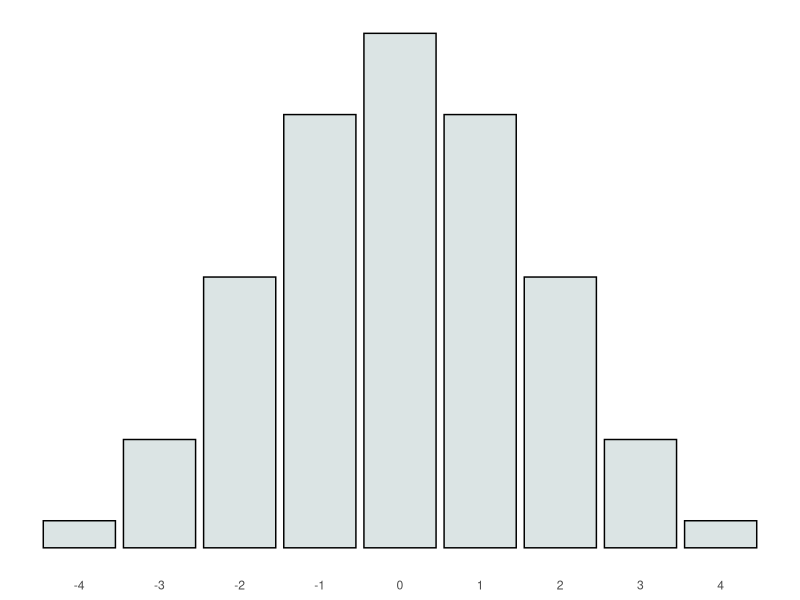
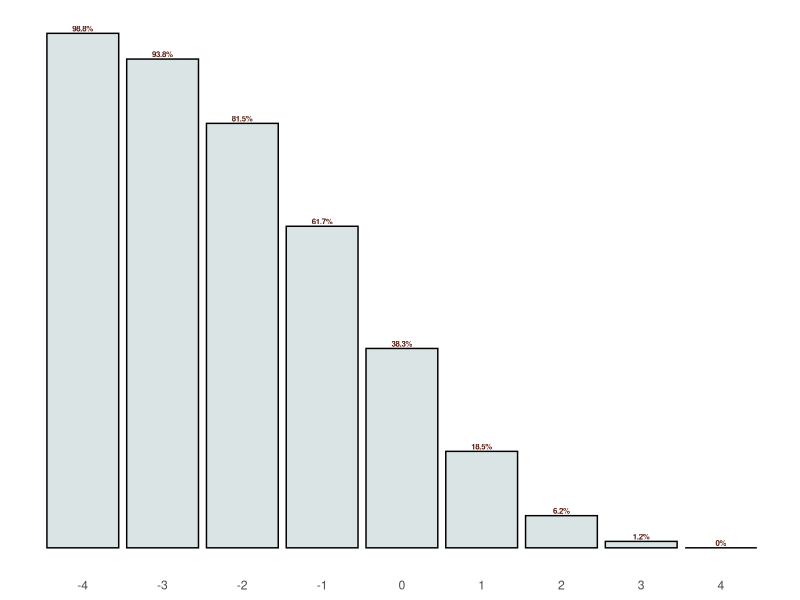
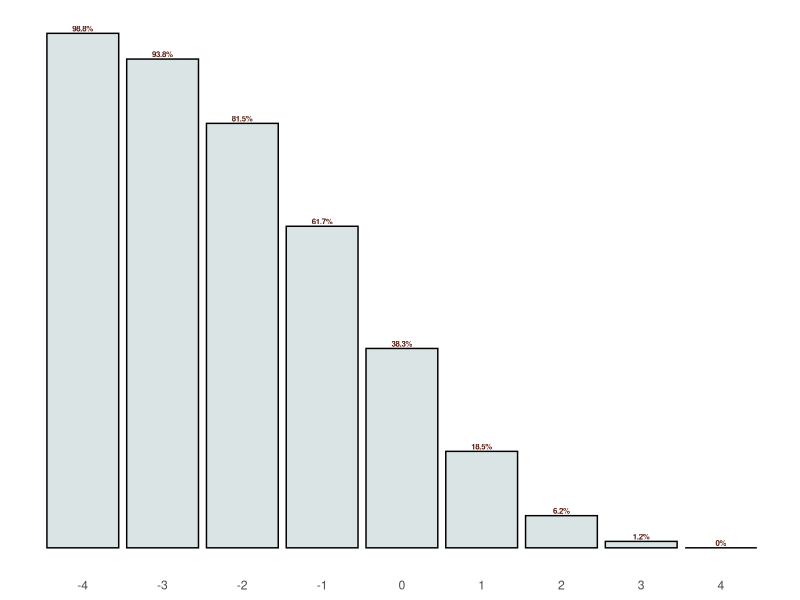
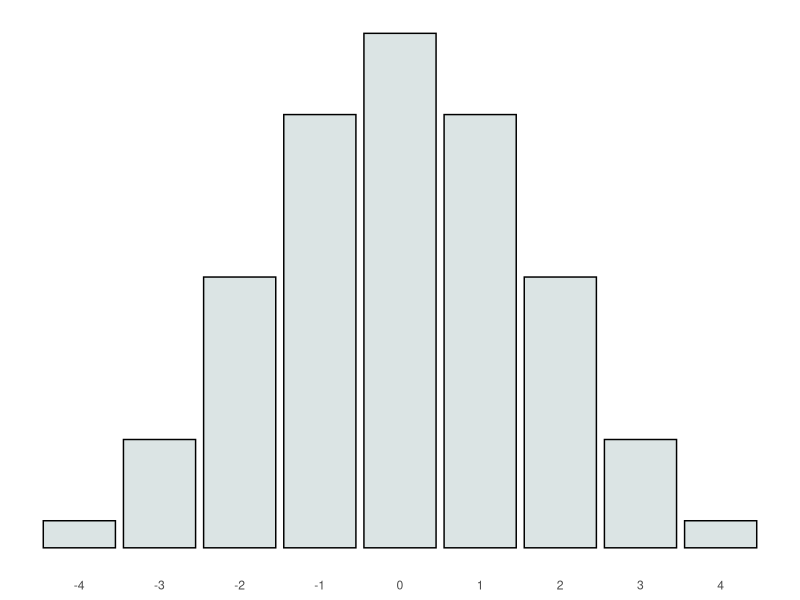
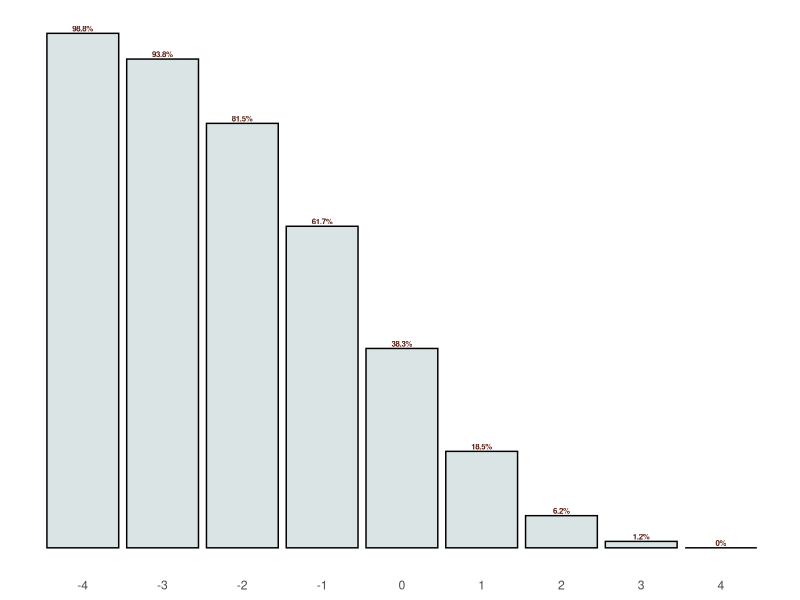

These figures' R source, in order: (Note: this script raises an error after producing the figures.)
library(tidyverse)

no_outcomes <- 81
fudge_outcome <- tribble(
  ~outcome, ~probability,
  #-5, 0,
  -4, 1/no_outcomes,
  -3, 4/no_outcomes,
  -2, 10/no_outcomes,
  -1, 16/no_outcomes,
  0, 19/no_outcomes,
  +1, 16/no_outcomes,
  +2, 10/no_outcomes,
  +3, 4/no_outcomes,
  +4, 1/no_outcomes,
  +5, 0
)

fudge_outcome <- fudge_outcome %>%
  arrange(outcome) %>%
  mutate(cumulative_prob = cumsum(probability)) %>%
  mutate(cumulative_complement = 1 - cumulative_prob)  # P(X > x)

fudge_outcome <- fudge_outcome %>%
  mutate(success_percent = round(cumulative_complement * 100, 1))  # Convert to percentage

plt <- ggplot(fudge_outcome[fudge_outcome$outcome > -5 & fudge_outcome$outcome < 5,], aes(x = outcome, y = probability)) +
  geom_bar(stat = "identity", fill = "#DBE4E4", color = "black") +
  scale_x_continuous(breaks = seq(-4, 4, by = 1)) +  # Only integer ticks on x-axis
  scale_y_continuous(breaks = NULL) +  # Removes y-axis values
  theme_minimal() +
  theme(
    panel.grid = element_blank(),  # Removes all grid lines
    axis.title = element_blank(),  # Removes axis labels
    axis.text.y = element_blank()   # Removes y-axis numbers
  )
plt
ggsave("4dF.pdf", plot = plt, width = 7, height = 4, units = "cm")

(plt <- ggplot(fudge_outcome[fudge_outcome$outcome > -5 & fudge_outcome$outcome < 5,], aes(x = outcome, y = cumulative_complement)) +
    geom_bar(stat = "identity", fill = "#DBE4E4", color = "black") +  # Histogram bars
    scale_x_continuous(breaks = seq(-4, 4, by = 1)) +  # Keep integer ticks
    theme_minimal() +
    theme(
      panel.grid = element_blank(),  # Removes all grid lines
      axis.title = element_blank(),   # Removes axis labels
      axis.text.y = element_blank()   # Removes y-axis numbers
    ) +
    # Add success percentages inside bars
    geom_text(aes(label = paste0(success_percent, "%")), 
              color = "#58180D", fontface = "bold", size = 2, vjust = -0.3)  # Slightly above the bars
)
ggsave("4dF-success.pdf", plot = plt, width = 8, height = 5, units = "cm")
plt
fudge_outcome

difficulty_levels <- data.frame(
  outcome = seq(-4, 5, by = 1),
  label = c("Trivial", "Simple", "Easy", "Basic", "Challenging", "Difficult", "Formidable", "Arduous", "Extreme")
)



# Define the updated difficulty labels with numerical values
difficulty_labels <- c(
  "Trivial (-4)",
  "Simple (-3)",
  "Easy (-2)",
  "Basic (-1)",
  "Challenging (0)",
  "Difficult (+1)",
  "Formidable (+2)",
  "Arduous (+3)",
  "Extreme (+4)",
  "Impossible (+5)"
)

# Assign these labels to the corresponding x-axis positions
difficulty_positions <- seq(-4, 5, by = 1)

# Update the plot with labeled x-axis and angled labels
plt <- ggplot(fudge_outcome, aes(x = outcome, y = cumulative_complement)) +
  geom_bar(stat = "identity", fill = "#DBE4E4", color = "black") +  # Histogram bars
  scale_x_continuous(breaks = difficulty_positions, labels = difficulty_labels) +  # Replace numerical ticks with difficulty names
  theme_minimal() +
  theme(
    panel.grid = element_blank(),  # Removes all grid lines
    axis.title = element_blank(),   # Removes axis labels
    axis.text.y = element_blank(),  # Removes y-axis numbers
    axis.text.x = element_text(angle = 45, hjust = 1, size = 8, face = "bold")  # Angled x-axis labels
  ) +
  # Add success percentages inside bars
  geom_text(aes(label = paste0(success_percent, "%")), 
            color = "#58180D", fontface = "bold", size = 2, vjust = -0.3)  # Slightly above the bars

plt <- ggplot(fudge_outcome, aes(x = outcome, y = cumulative_complement)) +
  geom_bar(stat = "identity", fill = "#DBE4E4", color = "black") +  # Histogram bars
  scale_x_continuous(breaks = difficulty_positions, labels = difficulty_labels) +  # Replace numerical ticks with difficulty names
  theme_minimal() +
  theme(
    panel.grid = element_blank(),  # Removes all grid lines
    axis.title = element_blank(),   # Removes axis labels
    axis.text.y = element_blank(),  # Removes y-axis numbers
    axis.text.x = element_text(angle = 45, hjust = 1, size = 5, face = "bold", color = "#58180D")  # Difficulty labels in 58180D
  ) +
  geom_text(aes(label = paste0(success_percent, "%")), 
            color = "#58180D", fontface = "bold", size = 2, vjust = -0.3) 

# Display the plot
plt

ggsave("4dF-DR.pdf", plot = plt, width = 8, height = 5, units = "cm")

library(ggplot2)
library(dplyr)
library(tidyr)

# Define skill levels in the correct order
skill_levels <- data.frame(
  skill_level = factor(c("Expert (+3)", "Skilled (+2)", "Novice (+1)", "Untrained (0)"), 
                       levels = c("Expert (+3)", "Skilled (+2)", "Novice (+1)", "Untrained (0)")),  # Force correct order
  shift = c(3, 2, 1, 0)  # Shift represents how difficulty moves up
)

# Expand data: Generate all combinations of skill levels and outcomes
fudge_outcome_shifted <- expand.grid(skill_level = skill_levels$skill_level, outcome = fudge_outcome$outcome) %>%
  left_join(skill_levels, by = "skill_level") %>%
  mutate(reference_outcome = outcome - shift) %>%  # Shift outcome reference
  left_join(fudge_outcome, by = c("reference_outcome" = "outcome")) %>%  # Match cumulative prob from lower difficulty
  mutate(success_percent = round(cumulative_complement * 100, 0))  # Convert probability to percentage

# Fix missing values: Only set to 100% if it was already at max probability
max_probability <- max(fudge_outcome$cumulative_complement, na.rm = TRUE)
fudge_outcome_shifted <- fudge_outcome_shifted %>%
  mutate(success_percent = ifelse(is.na(success_percent) & reference_outcome < min(fudge_outcome$outcome),
                                  100, success_percent))  # Only fill 100% if no valid reference exists

# Define difficulty labels and their x-axis positions
difficulty_labels <- c(
  "Trivial (-4)", "Simple (-3)", "Easy (-2)", "Basic (-1)",
  "Challenging (0)", "Difficult (+1)", "Formidable (+2)", 
  "Arduous (+3)", "Extreme (+4)", "Impossible (+5)"
)
difficulty_positions <- seq(-4, 5, by = 1)

# Create the faceted plot with shifted difficulties
plt <- ggplot(fudge_outcome_shifted, aes(x = outcome, y = success_percent)) +
  geom_bar(stat = "identity", fill = "#DBE4E4", color = "black") +  # Histogram bars
  scale_x_continuous(breaks = difficulty_positions, labels = difficulty_labels) +  # Adjust x-axis
  facet_grid(skill_level ~ ., scales = "free_y", switch = "y") +  # Facet labels on left
  theme_minimal() +
  theme(
    panel.grid = element_blank(),  # Removes all grid lines
    axis.title = element_blank(),   # Removes axis labels
    axis.text.y = element_blank(),  # Removes y-axis numbers
    axis.text.x = element_text(angle = 45, hjust = 1, size = 5, face = "bold", color = "#58180D"),  # Difficulty labels
    strip.text.y.left = element_text(size = 7, face = "bold", color = "#58180D")  # Left-aligned facet labels in 58180D
  ) +
  # Add success percentages inside bars
  geom_text(aes(label = ifelse(success_percent >= 10, paste0(success_percent, "%"), "")), 
            color = "#9C2B1B", fontface = "bold", size = 2, vjust = 1.5) +
  geom_text(aes(label = ifelse(success_percent < 10, paste0(success_percent, "%"), "")), 
            color = "#9C2B1B", fontface = "bold", size = 2, vjust = -1.5) 

# Display the plot
plt

# Save the plot
ggsave("shifted-DR.pdf", plot = plt, width = 8, height = 10, units = "cm")

